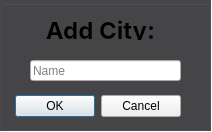
<?xml version="1.0" encoding="UTF-8"?>
<ui version="4.0">
 <class>addCityHereDialog</class>
 <widget class="QDialog" name="addCityHereDialog">
  <property name="geometry">
   <rect>
    <x>0</x>
    <y>0</y>
    <width>212</width>
    <height>132</height>
   </rect>
  </property>
  <property name="windowTitle">
   <string/>
  </property>
  <property name="styleSheet">
   <string notr="true">QDialog {
border-radius: 15px;
background-color: transparent;
}</string>
  </property>
  <property name="modal">
   <bool>false</bool>
  </property>
  <widget class="QGroupBox" name="groupBox">
   <property name="geometry">
    <rect>
     <x>0</x>
     <y>0</y>
     <width>211</width>
     <height>131</height>
    </rect>
   </property>
   <property name="styleSheet">
    <string notr="true">QGroupBox {
background-color:  rgb(70,70,73);
border.radius:15px;
}</string>
   </property>
   <property name="title">
    <string/>
   </property>
   <widget class="QLabel" name="label">
    <property name="geometry">
     <rect>
      <x>30</x>
      <y>20</y>
      <width>141</width>
      <height>20</height>
     </rect>
    </property>
    <property name="font">
     <font>
      <family>SF Pro Display</family>
      <pointsize>18</pointsize>
      <bold>true</bold>
     </font>
    </property>
    <property name="text">
     <string>Add City:</string>
    </property>
    <property name="alignment">
     <set>Qt::AlignCenter</set>
    </property>
   </widget>
   <widget class="QLineEdit" name="lineEdit">
    <property name="geometry">
     <rect>
      <x>30</x>
      <y>60</y>
      <width>151</width>
      <height>21</height>
     </rect>
    </property>
    <property name="placeholderText">
     <string>Name</string>
    </property>
   </widget>
   <widget class="QDialogButtonBox" name="buttonBox">
    <property name="geometry">
     <rect>
      <x>0</x>
      <y>90</y>
      <width>181</width>
      <height>32</height>
     </rect>
    </property>
    <property name="layoutDirection">
     <enum>Qt::LeftToRight</enum>
    </property>
    <property name="orientation">
     <enum>Qt::Horizontal</enum>
    </property>
    <property name="standardButtons">
     <set>QDialogButtonBox::Cancel|QDialogButtonBox::Ok</set>
    </property>
   </widget>
  </widget>
 </widget>
 <resources/>
 <connections>
  <connection>
   <sender>buttonBox</sender>
   <signal>accepted()</signal>
   <receiver>addCityHereDialog</receiver>
   <slot>accept()</slot>
   <hints>
    <hint type="sourcelabel">
     <x>248</x>
     <y>254</y>
    </hint>
    <hint type="destinationlabel">
     <x>157</x>
     <y>274</y>
    </hint>
   </hints>
  </connection>
  <connection>
   <sender>buttonBox</sender>
   <signal>rejected()</signal>
   <receiver>addCityHereDialog</receiver>
   <slot>reject()</slot>
   <hints>
    <hint type="sourcelabel">
     <x>316</x>
     <y>260</y>
    </hint>
    <hint type="destinationlabel">
     <x>286</x>
     <y>274</y>
    </hint>
   </hints>
  </connection>
 </connections>
</ui>
